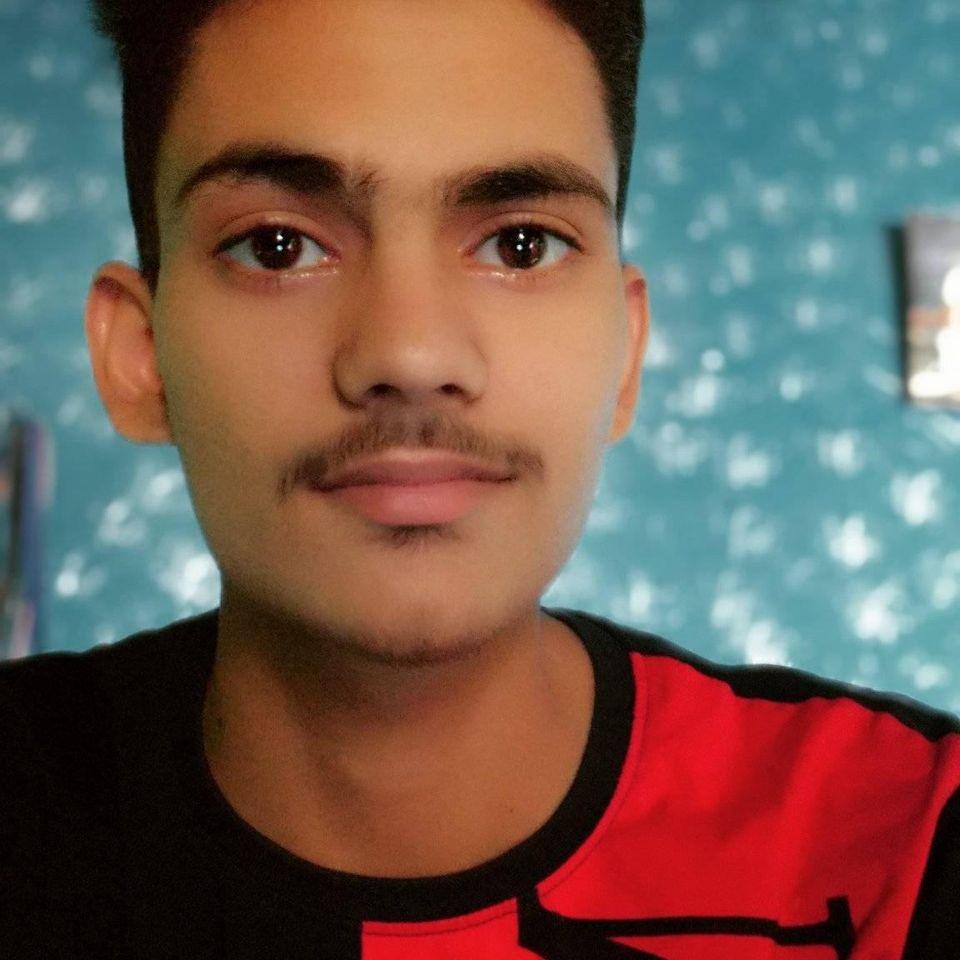
#> input picture src/dp.jpg, 960 x 960 px, given in place of the camera
$ python Project1.py
#> lines starting #> are read from the running program, lines starting #| are printed output that depends on the picture; after the words box and inside, x2 and y2 are one past the last pixel; in counts of white or black regions, pixels touching at a corner belong together
#vartual paint

import cv2
import numpy as np


cap = cv2.VideoCapture(1)
cap.set(3, 640)
cap.set(4, 480)
cap.set(10, 150)

myColors = [
    [0, 77, 204, 20, 255, 255],
    [138, 62, 1, 161, 255, 255]
]

myColorVal = [
    [66,129,245],
    [194, 17, 247]
]

myPoints = []     # [x ,y, colorID]

def findcolor(img, myColors, myColorVal):
    imgHsv = cv2.cvtColor(img, cv2.COLOR_BGR2HSV)
    count=0
    newPoints=[]
    for color in myColors:
        lower = np.array(color[:3])
        upper = np.array(color[3:])
        mask = cv2.inRange(imgHsv, lower, upper)
        x, y = getContours(mask)
        # cv2.circle(imgCont, (x,y), 10, myColorVal[count], cv2.FILLED)
        if x!=0 and y!= 0:
            newPoints.append([x, y, count])
        count+=1
        # cv2.imshow(str(color[0]), mask)
    return newPoints

def getContours(img):
        contours, hierarchy = cv2.findContours(img, cv2.RETR_EXTERNAL, cv2.CHAIN_APPROX_NONE)
        x,y,w,h = 0,0,0,0
        for cnt in contours:
            area = cv2.contourArea(cnt)

            if area>100:
                # cv2.drawContours(imgCont, cnt, -1, (255,0,0), 2)
                peri = cv2.arcLength(cnt, True)
                approx = cv2.approxPolyDP(cnt, 0.02*peri, True)
                x, y, w, h = cv2.boundingRect(approx)
        return x+w//2, y

def drawOnCanvas(myPoints, myColorVal):
    for point in myPoints:
        cv2.circle(imgCont, (point[0], point[1]), 10, myColorVal[point[2]], cv2.FILLED)

while True:
    success, img = cap.read()
#> img is the input picture: shape (960, 960, 3); mean B, G, R 83.8, 93.3, 115.2
    imgCont = img.copy()
    cv2.imshow('camera', img)
    newPoints = findcolor(img, myColors, myColorVal)
#> in findcolor, `imgHsv = cv2.cvtColor(img, cv2.COLOR_BGR2HSV)`: imgHsv: shape (960, 960, 3); mean H, S, V 56.8, 148, 135.9
#> the loop in findcolor, `for color in myColors:` made 2 passes
#> (x, y) on pass 1: (441, 15)
#> (contours in getContours, x, y) on pass 2: (8 contours, all with area under 20, 0, 0)
#> pass 1, in findcolor, `mask = cv2.inRange(imgHsv, lower, upper)`:
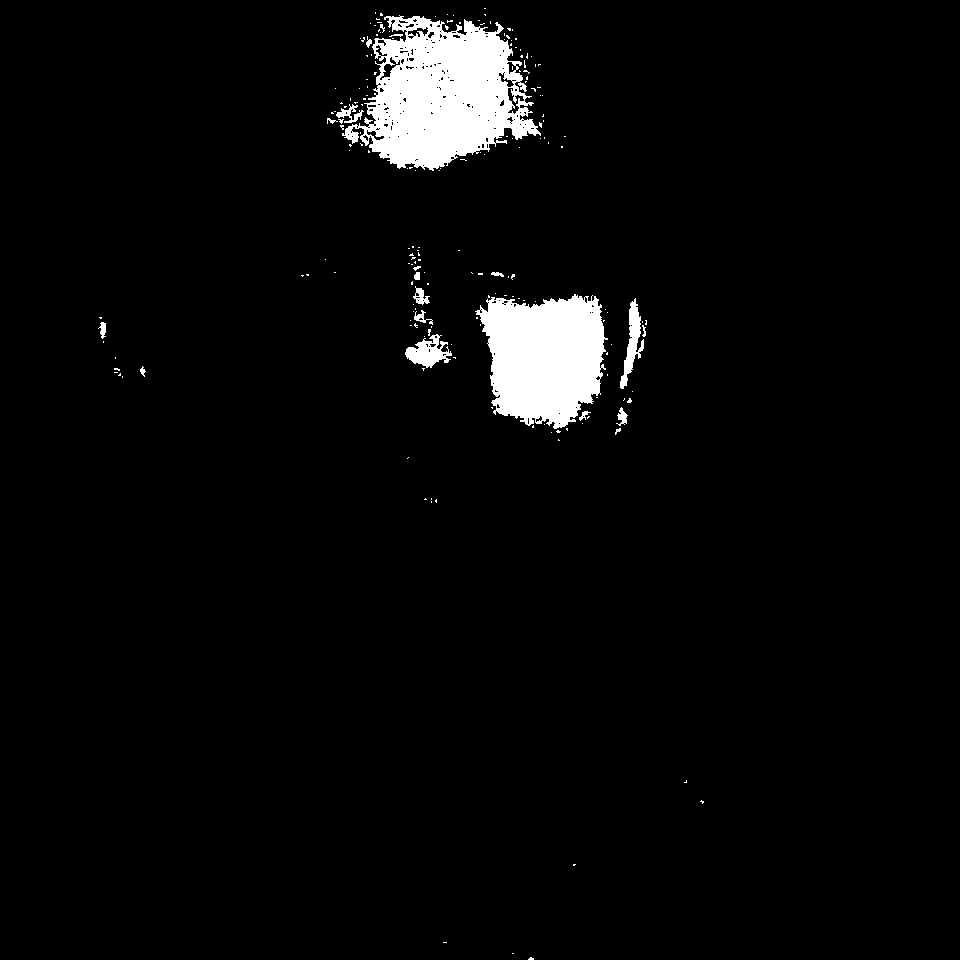
#> mask: shape (960, 960); 3.7% white; 194 white regions (174 under 20 px), largest, box (x1, y1, x2, y2) and area: (342, 15, 541, 171) 18060, (475, 294, 608, 429) 12988, (405, 334, 452, 368) 835
#> pass 2, in findcolor, `mask = cv2.inRange(imgHsv, lower, upper)`:
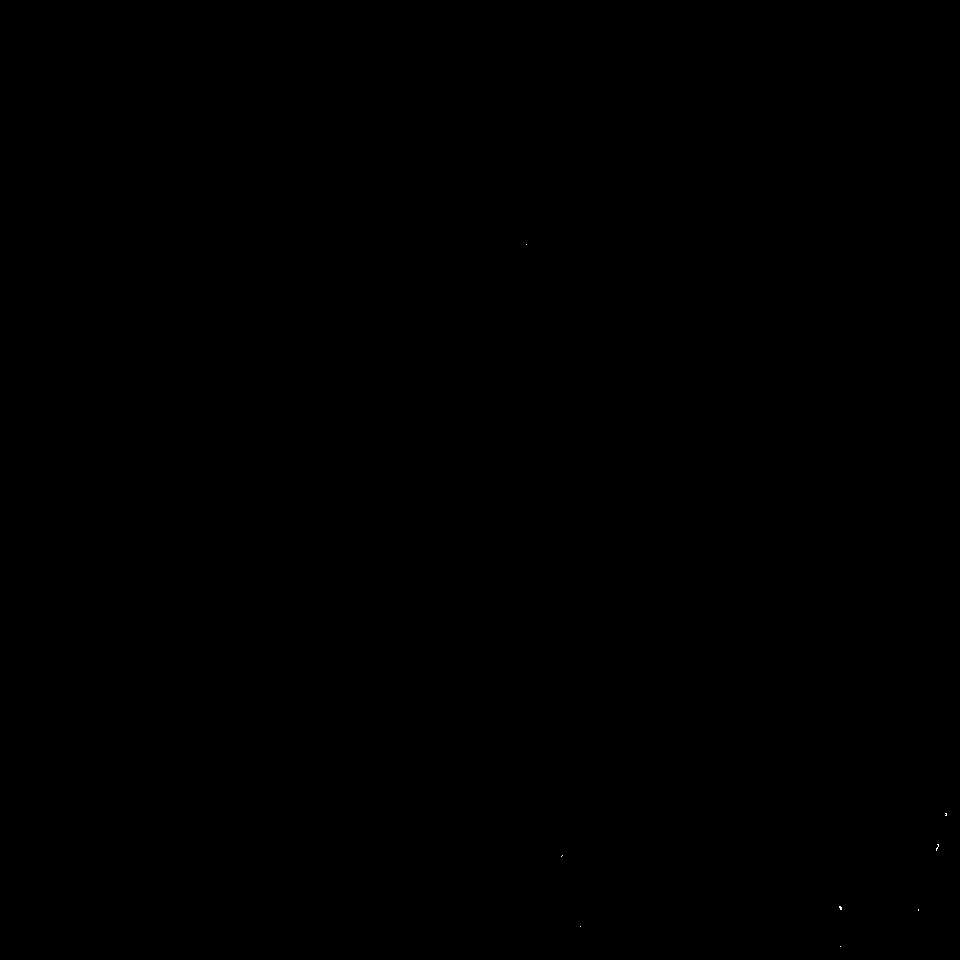
#> mask: shape (960, 960); 0% white in thin lines or dots, all inside (x1, y1, x2, y2) = (526, 244, 947, 947)
#> after the loop in findcolor, `for color in myColors:`: count = 2; newPoints = [[441, 15, 0]]
#> newPoints = [[441, 15, 0]]
    if len(newPoints)!= 0:
        for newP in newPoints:
            myPoints.append(newP)
#> this loop made 1 pass
#> after the loop, myPoints = [[441, 15, 0]]

    if len(myPoints)!=0:
        drawOnCanvas(myPoints, myColorVal)
#> the loop in drawOnCanvas, `for point in myPoints:` made 1 pass
#> after the loop in drawOnCanvas, `for point in myPoints:`: imgCont: shape (960, 960, 3); 0.03% of pixels changed, all inside (x1, y1, x2, y2) = (431, 5, 452, 26)

    cv2.imshow('Result', imgCont)
    if cv2.waitKey(1) & 0xFF == ord('q'):
#> (key q is pressed here)
        break
